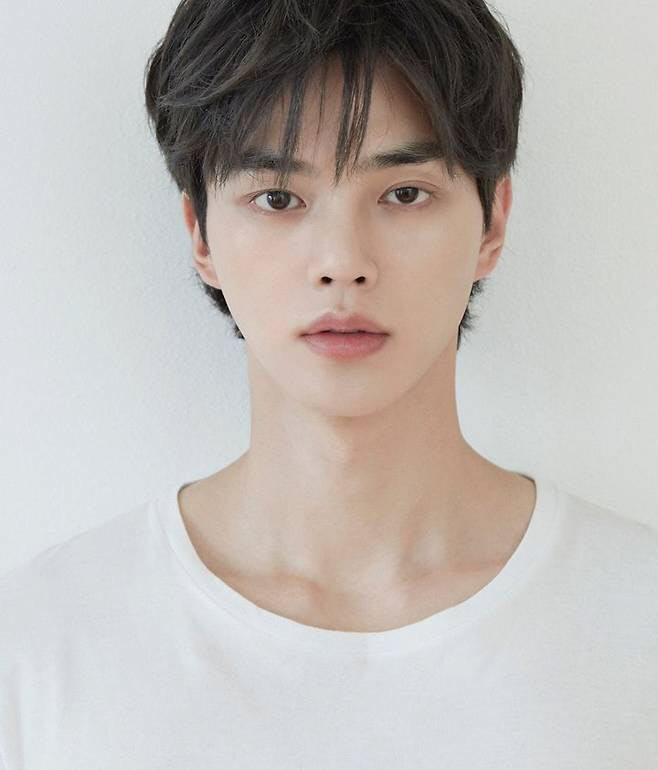
#> input picture 미래융합교육원프로젝트/공부 메모/250324/test_IMG.jpg, 658 x 770 px
$ python test_ZZ.py
#> lines starting #> are read from the running program, lines starting #| are printed output that depends on the picture
import cv2
import numpy as np

# 하르 특징 분류기 로드
face_cascade = cv2.CascadeClassifier(cv2.data.haarcascades + 'haarcascade_frontalface_default.xml')

# 샤프닝 커널 정의
sharpening_kernel = np.array([[0, -1, 0],
                              [-1, 5, -1],
                              [0, -1, 0]])


# 모자이크 함수 정의
def apply_mosaic(image, factor=10):
    # factor 모자이크 사이즈
    # 이미지의 크기 얻기
    height, width = image.shape[:2] # shape에서 w,h 값만 가져오겠다

    # 모자이크 효과를 위해 작은 크기로 이미지를 리사이즈
    small = cv2.resize(image, (width // factor, height // factor), interpolation=cv2.INTER_LINEAR)

    # 다시 원래 크기로 리사이즈하여 모자이크 적용
    mosaic = cv2.resize(small, (width, height), interpolation=cv2.INTER_NEAREST)

    return mosaic


# 이미지 읽기
image = cv2.imread('test_IMG.jpg')  # '.jpg'를 원하는 이미지 파일로 교체하세요.
#> image is the input picture: shape (770, 658, 3); mean B, G, R 181.5, 184.8, 190

# 그레이스케일로 변환 (얼굴 검출을 위해)
gray = cv2.cvtColor(image, cv2.COLOR_BGR2GRAY)
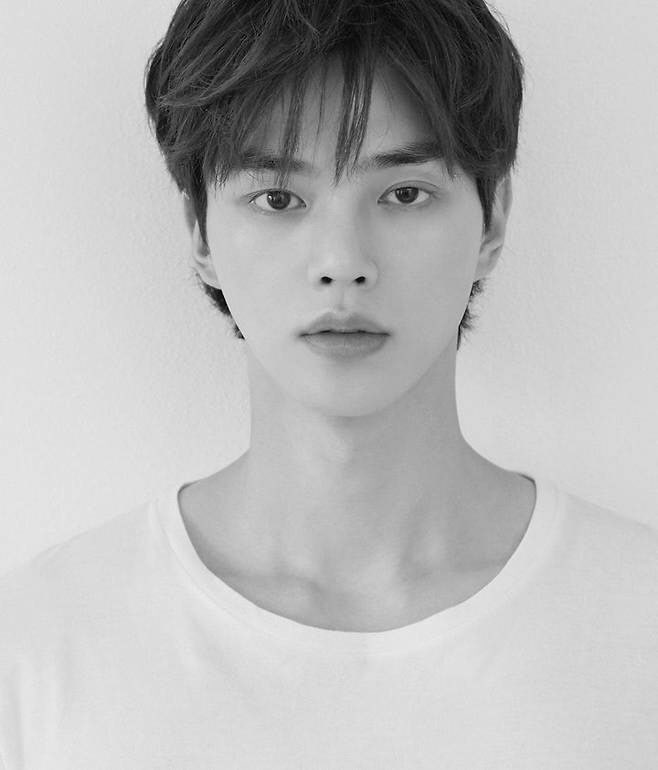
#> gray: shape (770, 658); min 0, max 247, mean 186

# 얼굴 검출
faces = face_cascade.detectMultiScale(gray, scaleFactor=1.1, minNeighbors=5, minSize=(30, 30))
#> faces = [[160, 56, 369, 369]]

# 모자이크 처리된 이미지 복사본 만들기
mosaic_image = apply_mosaic(image)
#> in apply_mosaic, `small = cv2.resize(image, (width // factor, height // factor), interpo..`:
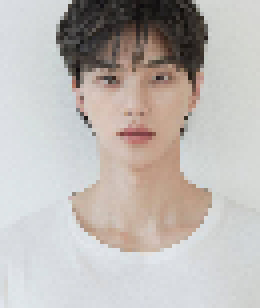
#> small: shape (77, 65, 3) (shown 4 times larger); mean B, G, R 181.6, 184.9, 190.1

for (x, y, w, h) in faces:
    # 얼굴 영역 잘라내기
    face_region = image[y:y + h, x:x + w]

    # 샤프닝 필터 적용
    sharpened_face = cv2.filter2D(face_region, -1, sharpening_kernel)

    # 필터링된 얼굴을 원본 이미지에 덮어쓰기
    image[y:y + h, x:x + w] = sharpened_face

    # 모자이크 처리된 이미지를 원본 이미지에 덮어쓰기 (얼굴 영역 제외)
    mosaic_image[y:y + h, x:x + w] = image[y:y + h, x:x + w]
#> this loop made 1 pass
#> pass 1, `face_region = image[y:y + h, x:x + w]`:
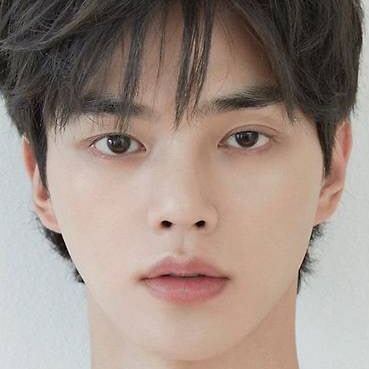
#> face_region: shape (369, 369, 3); mean B, G, R 132, 140.8, 157.2
#> pass 1, `sharpened_face = cv2.filter2D(face_region, -1, sharpening_kernel)`:
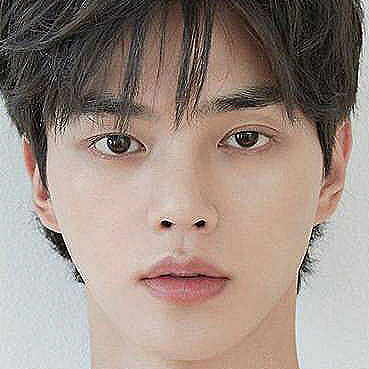
#> sharpened_face: shape (369, 369, 3); mean B, G, R 132.4, 141.2, 157.4

# 결과 영상 출력
cv2.imshow('Face Sharpening with Mosaic', mosaic_image)

# 'q'를 누르면 종료
cv2.waitKey(0)
cv2.destroyAllWindows()
